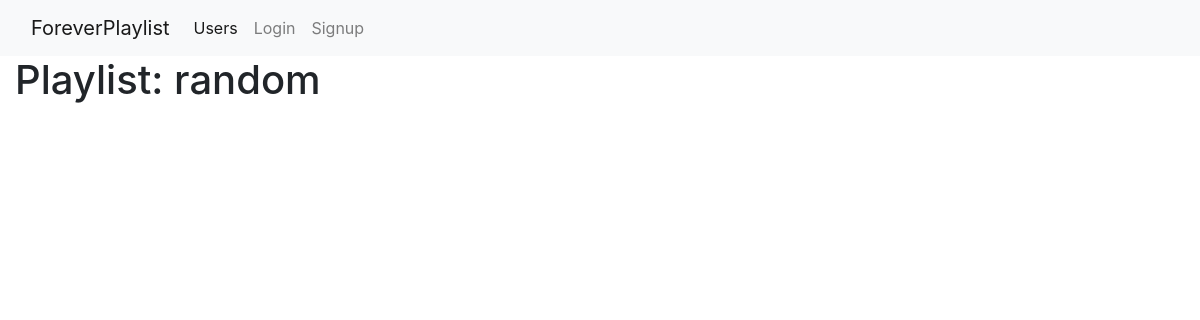
Page /playlists/1 on the earlier database version.
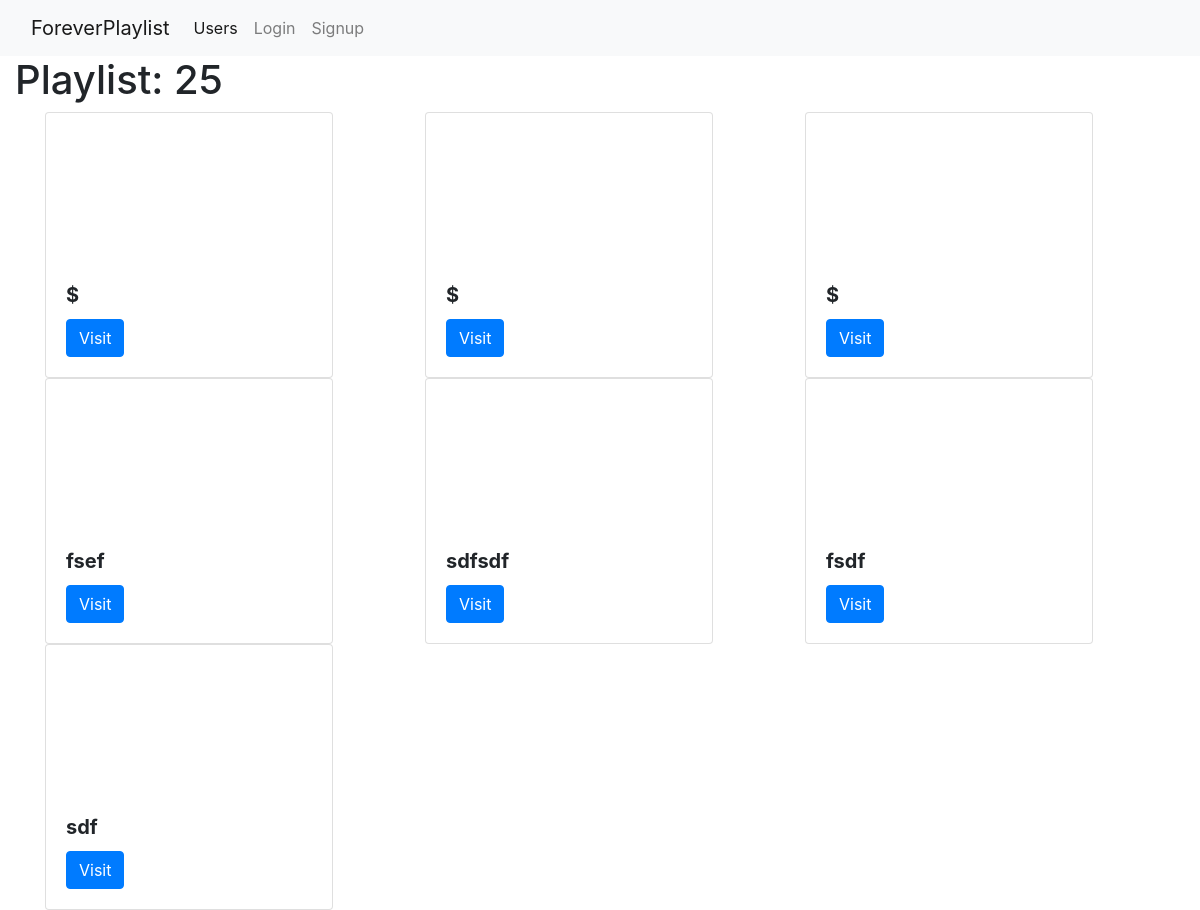
Same page on the later database version.
### music_app/models.py (models this page shows, shortened)
class Playlist(db.Model):
    id = db.Column(db.Integer, primary_key=True)
    title = db.Column(db.String(80), nullable=False)
    description = db.Column(db.String(200), nullable=False)
    user_id = db.Column(db.Integer, db.ForeignKey('user.id'), nullable=False)
    user = db.relationship('User', back_populates='playlists')
    songs = db.relationship('SongEntry', back_populates='playlist')

class SongEntry(db.Model):
    id = db.Column(db.Integer, primary_key=True)
    title = db.Column(db.String(80), nullable=False)
    video_url = db.Column(db.String(80), nullable=False)
    playlist_id = db.Column(db.Integer, db.ForeignKey('playlist.id'), nullable=False)
    playlist = db.relationship('Playlist', back_populates='songs')

### music_app/main/routes.py (the view, shortened to what this page needs)
@main.route('/playlists/<playlist_id>', methods=['GET', 'POST'])
def show_playlist(playlist_id):
    playlist = Playlist.query.get(playlist_id)
    form = SongEntryForm()
    return render_template('playlist_show.html', playlist=playlist, form=form)

### music_app/templates/playlist_show.html (shortened to what this page needs)
{% extends 'base.html' %}
{% block body %}
  <h1>Playlist: {{playlist.title}}</h1>
  <div class="container">
    {% for song_row in playlist.songs | batch(3) -%}
    <div class="row">
      {% for song in song_row %}
        <div class="col">
          {% include 'partials/song.html' %}
        </div>
      {% endfor %}
    </div>
    {% endfor %}
  </div>
{% endblock %}

### music_app/templates/partials/song.html
<div class="card" style="width: 18rem;">
  <iframe src="https://www.youtube.com/embed/{{ song.video_url }}"
          title="YouTube video player" frameborder="0"
          allow="accelerometer; autoplay; clipboard-write; encrypted-media; gyroscope; picture-in-picture"
          allowfullscreen>
  </iframe>
  <div class="card-body">
    <h5 class="card-title">
      <b>{{ song.title }}</b>
    </h5>
    <a href="https://www.youtube.com/watch?v={{ song.video_url }}" class="btn btn-primary">
      Visit
    </a>
  </div>
</div>

Differences in the rows shown:
changed Playlist: title "random" → "25"
added SongEntry: title "$"
added SongEntry: title "$"
added SongEntry: title "$"
added SongEntry: title "fsef"
added SongEntry: title "sdfsdf"
added SongEntry: title "fsdf"
added SongEntry: title "sdf"
